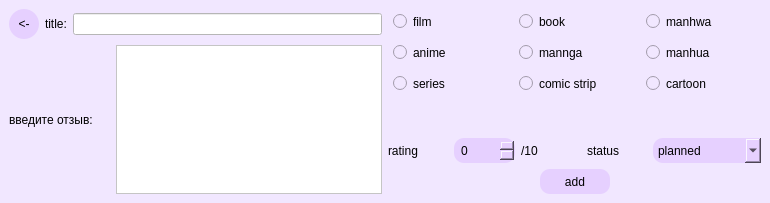
<?xml version="1.0" encoding="UTF-8"?>
<ui version="4.0">
 <class>MainWindow</class>
 <widget class="QMainWindow" name="MainWindow">
  <property name="geometry">
   <rect>
    <x>0</x>
    <y>0</y>
    <width>770</width>
    <height>203</height>
   </rect>
  </property>
  <property name="windowTitle">
   <string>add title</string>
  </property>
  <property name="styleSheet">
   <string notr="true">background-color: rgb(241, 231, 255);</string>
  </property>
  <widget class="QWidget" name="centralwidget">
   <layout class="QGridLayout" name="gridLayout_3">
    <item row="0" column="0">
     <layout class="QGridLayout" name="grid_layout_left">
      <item row="0" column="0">
       <layout class="QVBoxLayout" name="vertical_layout_left">
        <item>
         <layout class="QHBoxLayout" name="horizontal_layout_title">
          <item>
           <widget class="QPushButton" name="back_button">
            <property name="styleSheet">
             <string notr="true">QPushButton{
	background-color: rgb(230, 208, 255);
	border-radius: 15px;
	padding: 5px;
    width: 20px;
    height: 20px;
}
QPushButton:hover{
	background-color: rgb(157, 0, 255);
}</string>
            </property>
            <property name="text">
             <string>&lt;-</string>
            </property>
           </widget>
          </item>
          <item>
           <widget class="QLabel" name="title_text">
            <property name="text">
             <string>title:</string>
            </property>
           </widget>
          </item>
          <item>
           <widget class="QLineEdit" name="title_input">
            <property name="styleSheet">
             <string notr="true">background-color: rgb(255, 255, 255);</string>
            </property>
           </widget>
          </item>
         </layout>
        </item>
        <item>
         <layout class="QHBoxLayout" name="horizontal_layout_comment">
          <item>
           <widget class="QLabel" name="input_comment_text">
            <property name="text">
             <string>введите отзыв:     </string>
            </property>
           </widget>
          </item>
          <item>
           <widget class="QPlainTextEdit" name="comment_input">
            <property name="styleSheet">
             <string notr="true">background-color: rgb(255, 255, 255);</string>
            </property>
           </widget>
          </item>
         </layout>
        </item>
       </layout>
      </item>
      <item row="0" column="1">
       <layout class="QVBoxLayout" name="vertical_layout_right">
        <item>
         <layout class="QGridLayout" name="grid_layout_types">
          <item row="0" column="1">
           <widget class="QRadioButton" name="r2">
            <property name="styleSheet">
             <string notr="true">QRadioButton{
	background-color: rgb(241, 231, 255);
	border-radius: 10px;
	padding: 5px;
    width: 70px;
    height: 15px;
}
QRadioButton:hover{
	background-color: rgb(255, 148, 218);
}</string>
            </property>
            <property name="text">
             <string>book</string>
            </property>
           </widget>
          </item>
          <item row="0" column="0">
           <widget class="QRadioButton" name="r1">
            <property name="styleSheet">
             <string notr="true">QRadioButton{
	background-color: rgb(241, 231, 255);
	border-radius: 10px;
	padding: 5px;
    width: 70px;
    height: 15px;
}
QRadioButton:hover{
	background-color: rgb(255, 148, 218);
}</string>
            </property>
            <property name="text">
             <string>film</string>
            </property>
           </widget>
          </item>
          <item row="2" column="1">
           <widget class="QRadioButton" name="r8">
            <property name="styleSheet">
             <string notr="true">QRadioButton{
	background-color: rgb(241, 231, 255);
	border-radius: 10px;
	padding: 5px;
    width: 70px;
    height: 15px;
}
QRadioButton:hover{
	background-color: rgb(255, 148, 218);
}</string>
            </property>
            <property name="text">
             <string>comic strip</string>
            </property>
           </widget>
          </item>
          <item row="2" column="2">
           <widget class="QRadioButton" name="r9">
            <property name="styleSheet">
             <string notr="true">QRadioButton{
	background-color: rgb(241, 231, 255);
	border-radius: 10px;
	padding: 5px;
    width: 70px;
    height: 15px;
}
QRadioButton:hover{
	background-color: rgb(255, 148, 218);
}</string>
            </property>
            <property name="text">
             <string>cartoon</string>
            </property>
           </widget>
          </item>
          <item row="1" column="0">
           <widget class="QRadioButton" name="r4">
            <property name="styleSheet">
             <string notr="true">QRadioButton{
	background-color: rgb(241, 231, 255);
	border-radius: 10px;
	padding: 5px;
    width: 70px;
    height: 15px;
}
QRadioButton:hover{
	background-color: rgb(255, 148, 218);
}</string>
            </property>
            <property name="text">
             <string>anime</string>
            </property>
           </widget>
          </item>
          <item row="1" column="2">
           <widget class="QRadioButton" name="r6">
            <property name="styleSheet">
             <string notr="true">QRadioButton{
	background-color: rgb(241, 231, 255);
	border-radius: 10px;
	padding: 5px;
    width: 70px;
    height: 15px;
}
QRadioButton:hover{
	background-color: rgb(255, 148, 218);
}</string>
            </property>
            <property name="text">
             <string>manhua</string>
            </property>
           </widget>
          </item>
          <item row="2" column="0">
           <widget class="QRadioButton" name="r7">
            <property name="styleSheet">
             <string notr="true">QRadioButton{
	background-color: rgb(241, 231, 255);
	border-radius: 10px;
	padding: 5px;
    width: 70px;
    height: 15px;
}
QRadioButton:hover{
	background-color: rgb(255, 148, 218);
}</string>
            </property>
            <property name="text">
             <string>series</string>
            </property>
           </widget>
          </item>
          <item row="0" column="2">
           <widget class="QRadioButton" name="r3">
            <property name="styleSheet">
             <string notr="true">QRadioButton{
	background-color: rgb(241, 231, 255);
	border-radius: 10px;
	padding: 5px;
    width: 70px;
    height: 15px;
}
QRadioButton:hover{
	background-color: rgb(255, 148, 218);
}</string>
            </property>
            <property name="text">
             <string>manhwa</string>
            </property>
           </widget>
          </item>
          <item row="1" column="1">
           <widget class="QRadioButton" name="r5">
            <property name="styleSheet">
             <string notr="true">QRadioButton{
	background-color: rgb(241, 231, 255);
	border-radius: 10px;
	padding: 5px;
    width: 70px;
    height: 15px;
}
QRadioButton:hover{
	background-color: rgb(255, 148, 218);
}</string>
            </property>
            <property name="text">
             <string>mannga</string>
            </property>
           </widget>
          </item>
         </layout>
        </item>
        <item>
         <spacer name="verticalSpacer_5">
          <property name="orientation">
           <enum>Qt::Vertical</enum>
          </property>
          <property name="sizeHint" stdset="0">
           <size>
            <width>20</width>
            <height>40</height>
           </size>
          </property>
         </spacer>
        </item>
        <item>
         <layout class="QHBoxLayout" name="horizontal_layout_rating_status">
          <item>
           <widget class="QLabel" name="rating_text">
            <property name="text">
             <string>rating</string>
            </property>
           </widget>
          </item>
          <item>
           <widget class="QSpinBox" name="rating_spin_box">
            <property name="styleSheet">
             <string notr="true">QSpinBox{
	background-color: rgb(230, 208, 255);
	border-radius: 10px;
	padding: 5px;
    width: 20px;
    height: 15px;
}
QSpinBox:hover{
	background-color: rgb(157, 0, 255);
}</string>
            </property>
           </widget>
          </item>
          <item>
           <widget class="QLabel" name="rating_from">
            <property name="text">
             <string>/10          </string>
            </property>
           </widget>
          </item>
          <item>
           <widget class="QLabel" name="status_text">
            <property name="text">
             <string>status</string>
            </property>
           </widget>
          </item>
          <item>
           <widget class="QComboBox" name="status_combo_box">
            <property name="styleSheet">
             <string notr="true">QComboBox{
	background-color: rgb(230, 208, 255);
	border-radius: 10px;
	padding: 5px;
    width: 80px;
    height: 15px;
}
QComboBox:hover{
	background-color: rgb(157, 0, 255);
}</string>
            </property>
            <property name="sizeAdjustPolicy">
             <enum>QComboBox::AdjustToContents</enum>
            </property>
            <item>
             <property name="text">
              <string>planned</string>
             </property>
            </item>
            <item>
             <property name="text">
              <string>in progress</string>
             </property>
            </item>
            <item>
             <property name="text">
              <string>finished</string>
             </property>
            </item>
           </widget>
          </item>
         </layout>
        </item>
        <item>
         <layout class="QVBoxLayout" name="vertical_layout_add">
          <item>
           <layout class="QHBoxLayout" name="horizontal_layout_add">
            <item>
             <spacer name="horizontalSpacer">
              <property name="orientation">
               <enum>Qt::Horizontal</enum>
              </property>
              <property name="sizeHint" stdset="0">
               <size>
                <width>40</width>
                <height>20</height>
               </size>
              </property>
             </spacer>
            </item>
            <item>
             <widget class="QPushButton" name="button_add">
              <property name="styleSheet">
               <string notr="true">QPushButton{
	background-color: rgb(230, 208, 255);
	border-radius: 10px;
	padding: 5px;
    width: 60px;
    height: 15px;
}
QPushButton:hover{
	background-color: rgb(157, 0, 255);
}</string>
              </property>
              <property name="text">
               <string>add</string>
              </property>
             </widget>
            </item>
            <item>
             <spacer name="horizontalSpacer_2">
              <property name="orientation">
               <enum>Qt::Horizontal</enum>
              </property>
              <property name="sizeHint" stdset="0">
               <size>
                <width>40</width>
                <height>20</height>
               </size>
              </property>
             </spacer>
            </item>
           </layout>
          </item>
         </layout>
        </item>
       </layout>
      </item>
     </layout>
    </item>
   </layout>
  </widget>
 </widget>
 <resources/>
 <connections/>
</ui>
